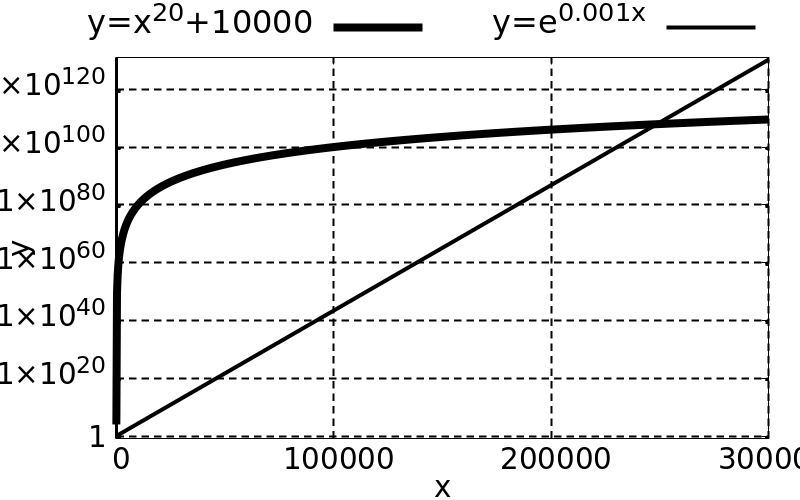

Write the gnuplot code that produced this figure.
load "template/function-plot.gnuplot"

set key outside above

set xrange [0:300000]
set yrange [0:10e130]

set xtics 100000

set logscale y

plot \
  x**20+10000 lc "#000000" lw 8 title "y=x^{20}+10000", \
  exp(0.001*x) lc "#000000" lw 4 title "y=e^{0.001x}"
 
